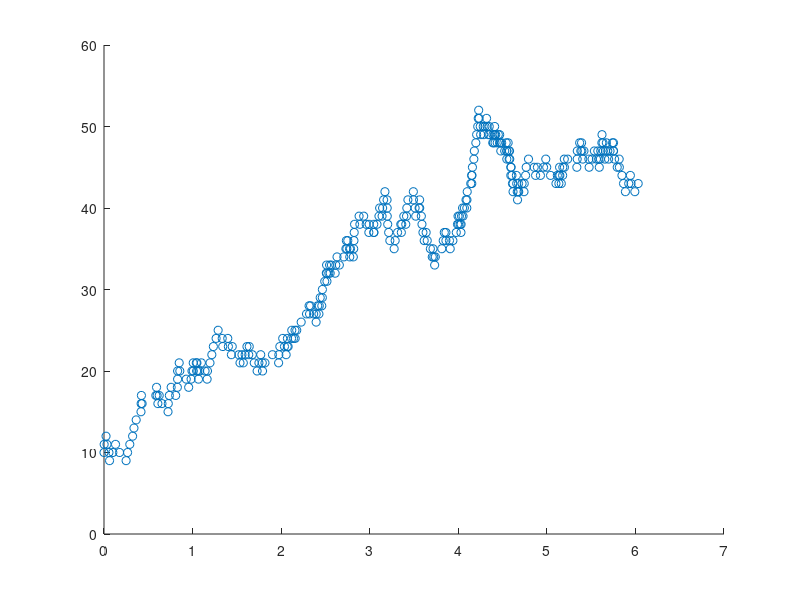
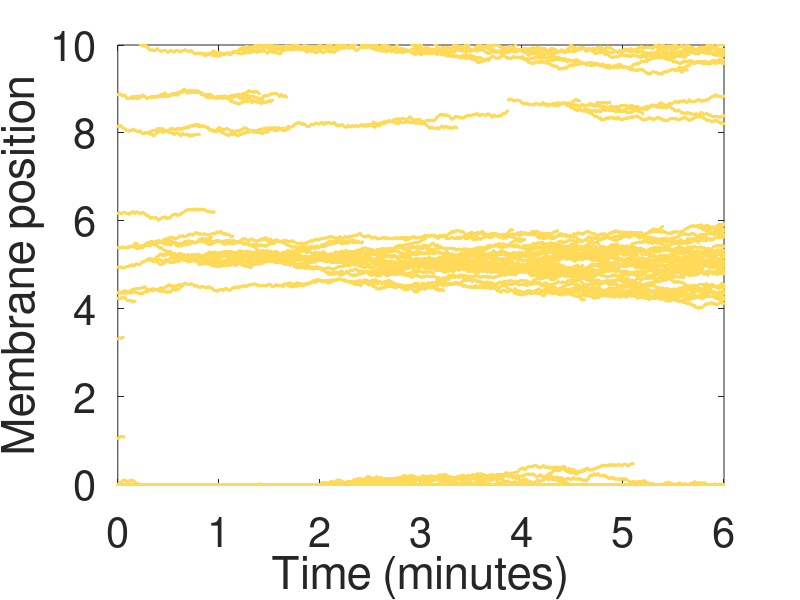

MATLAB code for these plots, in order:
% Sstochastic Altschuler model for polarization along cell membrane
%
% Diffusion of X(t) particles on the cell membrane
%
% Three types of chemical reactions can happen on the membrane:
% (1) association: a particle will randomly appear on the membrane 
% (2) disassociation: a particle will randomly dissapear from the membrane
% (3) association thru recruitment: a particle will recruit another
% particle to the membrane
% 
% Last updated: 4/29/2019

clear
close all;

N       = 100;                  % total number of molecules in the cell (conserved)
kon     = 0.1;                  % units: 1/min
kfb     = 1.0;                  % units: 1/min
koff    = 0.9;                  % units: 1/min
D       = 0.012;                % units: um^2/min

Tend = 6.0;                     % end simulation time
p    = 0.5;                     % probability of hoping left or right
dt   = 0.001;                   % temporal discretization (units: min)
Nt   = Tend/dt;                 % total time steps
dx   = sqrt(2*D*dt);            % spatial discretization (units: um)
L    = 10.0;                    % length of membrane box (units: um)

MAX_OUTPUT_LENGTH = 10000;
pos = zeros(N,Nt);                      % array of positions at all time levels
n   = zeros(N,Nt);                      % state of the particle (0 inactive, 1 active)
T = zeros(MAX_OUTPUT_LENGTH,1);         % times of chemical reactions
X = zeros(MAX_OUTPUT_LENGTH,1);         % number of molecules on the membrane    

% initial conditions (T=0)
rxn_count       = 1;
X(1)            = 0.1*N;                % # of particles on membrane
T(1)            = 0.0;                   
pos(1:X(1),1)   = L*rand(X(1),1);       % random locations for mem-bound particles
n(1:X(1),1)     = 1;                    % activate mem-bound particles

% Loop in time
%

% (1) Find number of bound molecules X(t) via a Markov process and
% corresponding chemical reaction times T(t)
%
while T(rxn_count)<Tend
    
  % Sample earliest time-to-fire (tau)
  r = rand(2,1);
  nx = X(rxn_count);
  a0 = koff*nx + (kon+kfb*nx/N)*(N-nx);
  tau = -log(r(1))/a0;
  
  % Update the number of molecules on the membrane
  X(rxn_count+1,1) = nx + (r(2)<((kon+kfb*nx/N)*(N-nx)/a0))*1.0 + (r(2)>=((kon+kfb*nx/N)*(N-nx)/a0))*(-1.0);
  T(rxn_count+1)   = T(rxn_count) + tau;
  rxn_count = rxn_count + 1;
end
totalrxns = rxn_count;

figure(1);
scatter(T(1:totalrxns),X(1:totalrxns));

% (2) Perform Brownian motion for all bound molecules between consecutive 
% chemical reactions
%
% X = [10 11 12 11 10];
% T = [0 1 5 8 9];
% TT = [T,Tend];
% XX = [X X(end)];
t = 1;
tic
%for i=1:5
for i=1:totalrxns
    K = X(i);
    
    % Between reactions, perform Brownian motion with periodic BC
    while(t*dt<T(i+1) && t<Nt)
        r = rand(K,1);    % coin flip
        n(1:K,t+1) = 1;
        pos(1:K,t+1) = pos(1:K,t) + dx*((r<p)*1.0 + (r>(1-p))*(-1.0));

        % periodic boundary conditions
        for j=1:K
            pos(j,t+1) = pos(j,t+1) + (-L).*(pos(j,t+1)>L) + (L).*(pos(j,t+1)<0.0);
        end
        
        t = t+1;
    end
    
    % Setup for next chemical rxn
    pon = kon/(kon+kfb*(N-K));
    heq = K/N;
    
    if(X(i+1)<K && i<totalrxns)                      % diassociation event (particle off)
        id = randi([1,K],1);
        oldcol = pos(id,1:end);
        othercols = pos([1:id-1,id+1:K],1:end);
        otherothercols = pos(K+1:end,1:end);
        newpos = [othercols;oldcol;otherothercols];
        pos = newpos;
        n(K,t) = 0;
    elseif(X(i+1)>K && i<totalrxns)                 % association event (on or recruitment)
        rr = rand(1,1); 
        id = randi([1,K],1);
        pos(K+1,t) = pos(K+1,t)+(rr<pon)*L*rand(1,1);   % on event
        pos(K+1,t) = pos(K+1,t)+(rr>=pon)*pos(id,t);    % recruitment event
        n(K+1,t) = 1;
    end
     
end
toc

% plot all particle trajectories
%
cc = [255 219 88]/256.*ones(Nt,1); % color string
time = linspace(0,Tend,Nt);
figure(2);
for j=1:max(X)
    hold on;
    %plot(linspace(0,Tend,Nt),pos(j,:));
    %scatter(linspace(0,Tend,Nt),pos(j,:),1,ccc);
    scatter(linspace(0,Tend,Nt),pos(j,:),1,cc);
    %plot(linspace(0,Tend,Nt),pos(j,:));
    box on;
    set(gca,'Color','k','fontsize',30);
    xlabel('Time (minutes)');
    ylabel('Membrane position');
    ylim([0 10])
%     plot(1*ones(100,1),linspace(0,10,100),'-r');
%     plot(5*ones(100,1),linspace(0,10,100),'-r');
%     plot(8*ones(100,1),linspace(0,10,100),'-r');
%     plot(9*ones(100,1),linspace(0,10,100),'-r');
end
